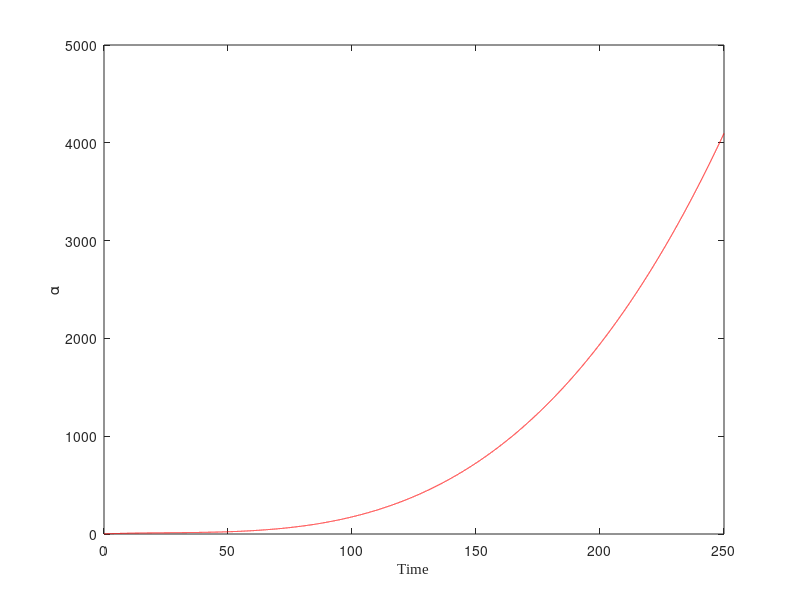

Source code (MATLAB): (Note: this script raises an error after producing the figure.)
clear all, close all, clc
figpath = '../figures/';
addpath('./utils');
addpath('./NoiseFunctions/');
addpath('./plottingfunctions/');

%%
rng(1)
% Parameter to specify the type of analysis
analysisType = 'Lorentz';  % Change this to 'pitchfork' as needed when running different scripts

% Base directory for results
scriptFullPath = mfilename('fullpath');
[scriptPath, ~, ~] = fileparts(scriptFullPath);
resultsBasePath = fullfile(scriptPath, 'Results figures');

% Dynamic directory based on the analysis type
analysisPath = fullfile(resultsBasePath, analysisType);

% Ensure the directory exists
if ~exist(analysisPath, 'dir')
    mkdir(analysisPath);
end

% Define the path for the PDF file within the analysis directory
pdfPath = fullfile(analysisPath, 'ResultsFigures.pdf');

%coefficient of the right polinomial (polinomial of order 4 ...
%that perform the desired behavior (increasing))
%%
p1 =         1.1;
p2 =      0.9285;
p3 =    -0.02771;
p4 =   0.0003581;

% p1 =         1.1;
% p2 =      1.9285;
% p3 =    2.02771;
% p4 =   0.43581;

omega= 10;
beta=2.66;
rho=1.1;
n = 5; % Number of variables
dt=0.01; % Timestep
%dt=1; % Timestep

% Integrate Interval
Initinterval = 250;
%Initinterval = 160;
neg_inter = 0;
tinterval=[neg_inter Initinterval];
tspan=[.001:dt:tinterval(2)-tinterval(1)];
N = length(tspan);
options = odeset('RelTol',1e-12,'AbsTol',1e-12*ones(1,n));
X=[];

%Coeficients of polyorder 3; p1+p2*t+p3*t^2+p4*t^3 & and initial time value 
c=[p1,p2,p3,p4,Initinterval];
yzero=c(1)+c(2)*(tspan)+c(3)*(tspan).^2+c(4)*(tspan).^3;

%Plot of inverted polynomial
figure(1)
plot(tspan,yzero,'r-')
xlabel('Time', 'FontName', 'Times New Roman')  % Set xlabel font to Times New Roman
ylabel('\alpha')  % Use \alpha for the Greek letter alpha
hold on
xline(0,'k--');
set(gca,'FontSize',16);
l = legend('Explicit polynomial steady-state generation')
l.FontSize = 12;
l.Location='northwest';
title('Inverted polinomial');
hold off
exportgraphics(gcf, pdfPath, 'ContentType', 'vector', 'Append', true);

traslation=0; %traslation of the system in y coordinate
% integration of the lorentz system
%     i=i+1
for mu0=[c(1)]; %initial condition of Beta
    for x0=0.51; %Iniitial contions for x and y [x0,x0,z0]        
        y0=0.51;
        z0=0.1;  %initial condition for z0
        [t,x] = ode45(@(t,x) lorentz2(t,x,c,omega,beta,traslation),tspan,[tspan(1),mu0,x0,y0,z0],options);
         X = [X;x];
        % Plot of state variable vs Beta parameter
        figure(2)
        hold on
        plot(x(:,2),x(:,3),'b-')
        xlabel('\alpha', 'FontName', 'Times New Roman')  % Alpha symbol and Times New Roman font for the xlabel
        ylabel('State', 'FontName', 'Times New Roman')  % Times New Roman font for the ylabel
        xline(0,'k--');
        set(gca, 'FontSize', 16, 'FontName', 'Times New Roman');  % Set the axes font to Times New Roman
        xlim([min(x(:,2)) max(x(:,2))]);
        title('State vs \alpha (t)', 'FontName', 'Times New Roman')  % Use LaTeX markup for alpha and set font to Times New Roman
        hold off
        exportgraphics(gcf, pdfPath, 'ContentType', 'vector', 'Append', true);
    end
end

%Normalization
xMax = max(abs(x));
[x,yzero] = xNormalization(x,yzero);

mufunc = @(x) ((x(:,3)*xMax(3)).*(x(:,5)*xMax(5))+(x(:,4)*xMax(4)))./(x(:,3)*xMax(3));
mu_observed = mufunc(x);


% Polinomial fit
%Define the function to fi: "Poly order 2"
F1=@(weightdx,time) weightdx(1)+weightdx(2)*time+time.^2*weightdx(3)+...
    time.^3*weightdx(4);
%Curve fitting
weights0=[0.5 0.5 0.5 0.5];
opts = optimoptions('lsqcurvefit','Display','off');
[weightdx, resnorm,~,exitflag,output] = lsqcurvefit(F1,weights0, tspan, mu_observed',[],[],opts);

%Data predicted from F1 evaluated in the polinomail fit
reproduced_data= F1(weightdx,tspan);

plotState_Beta_time_Pred(tspan,x,mu_observed,yzero,reproduced_data,4,3,pdfPath)
%% Mu with ratio State-Noise

noise_scale = 0.15;

[xNoisy, Noise_normalized] = add_Noise_Max(x,noise_scale);

%next step is to use the noise for the figures. 
mu_obsNoisy = mufunc(xNoisy);

[weightdxNoise,resnormNoise,~,exitflagNoise,outputNoise] = lsqcurvefit(F1,weights0, tspan, mu_obsNoisy');

reproduced_dataNoisy= F1(weightdxNoise,tspan);

comparisonVector = [c(1:(length(c)-1));weightdx;weightdxNoise]
%%%%%%%%%%%%%%%%%%%%%%%%%%%%%%%%%%%%%%%%%%%%%%%%%%%%%%%%%%%%%%%%%%%%%%%%%%%%%%%%%%%%%%%%%%%%%%%%%%%%%%%%%%%%%%%%%%%%%%%%%%%%%%%%
%%%%%%%%%%%%%%%%%%%%%%%%%%%%%%%%%%%%%%%%%%%%%%%%%%%%%%%%%%%%%%%%%%%%%%%%%%%%%%%%%%%%%%%%%%%%%%%%%%%%%%%%%%%%%%%%%%%%%%%%%%%%%%%%

% plotNoisyStateFig_4(tspan,xNoisy,mu_obsNoisy,yzero,reproduced_dataNoisy,n)

%% %%%%%%%%%%%%%%%%%%%%%%%%%%%%%%%%%%%%%%%%%%%%%%%%%%%%%%%%%%%%%%%%%%%%%%%
%%%%%%%%%%%%%%%%%%%%%%%%%%%%%%%%%%%%%%%%%%%%%%%%%%%%%%%%%%%%%%%%%%%%%%%%%
% 
% plotCleanNoiseStateFig_5(tspan,Noise_normalized,yzero,n)
%% Noise analysis 
% Creation of comparison vector for different noise variances: 
VectorOfNoise = [0:0.1:0.5];
name = mfilename;
name = name(1:10);
figure
%noise_Scale_maximum(F1,weights0, tspan, x,c,yzero,VectorOfNoise,name,mufunc)
noise_5_Boxplots(F1,weights0, tspan, x,c,yzero,VectorOfNoise,name,mufunc,pdfPath)

